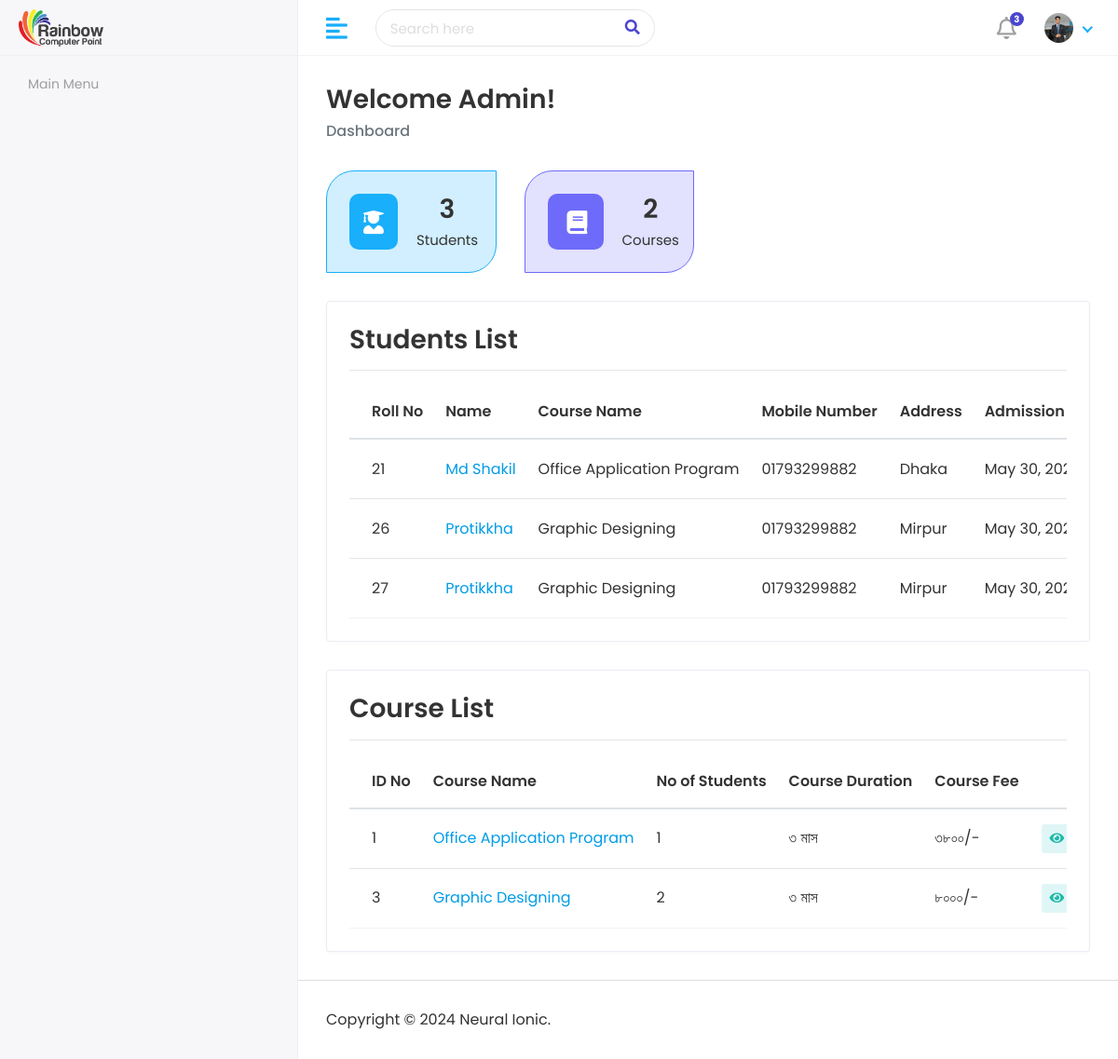
/adminDashboard/, run on the app's committed database.
### RainbowApp/models.py (models this page shows)
class StudentInfoModel(models.Model):
    user = models.OneToOneField(CustomUserModel, on_delete =models.CASCADE,related_name='studentuser')
    StudentName = models.CharField(max_length=100)
    FatherName = models.CharField(max_length=100)
    MotherName = models.CharField(max_length=100)
    GENDER = [
        ('Male','Male'),
        ('Female','Female'),
    ]
    Gender = models.CharField(choices=GENDER,max_length=100)
    DOB = models.DateField()
    Religion = models.CharField(max_length=100)
    Mobile = models.CharField(max_length=100)
    EmergencyMobile = models.CharField(max_length=100)
    StudentPhoto = models.ImageField(upload_to='pendingstudent')
    PresentAddress = models.CharField(max_length=100)
    PermanentAddress = models.CharField(max_length=100)
    RollNo = models.CharField(max_length=100)
    CourseName = models.ForeignKey(CourseInfoModel,on_delete=models.DO_NOTHING)
    BatchNo = models.CharField(max_length=100)
    Batchschedule = models.CharField(max_length=100)
    SECTION = [
        ('A','A'),
        ('B','B'),
        ('C','C'),
    ]
    Section = models.CharField(max_length=100)
    CourseFee = models.CharField(max_length=100)
    Payment = models.CharField(max_length=100)
    Due = models.CharField(max_length=100)
    AdmissionDate = models.DateField(auto_now_add=True)
    LastModified = models.DateField(auto_now=True)

class CourseInfoModel(models.Model):
    CourseName = models.CharField(max_length=100)
    CourseDuration = models.CharField(max_length=100)
    WeeklyClass = models.CharField(max_length=100)
    ClassDurationHour = models.CharField(max_length=100)
    ClassDurationMinute = models.CharField(max_length=100)
    CourseFee = models.CharField(max_length=100)
    AboutCourse = models.TextField()
    CourseTopics = models.TextField()
    CourseImage = models.ImageField(upload_to='courseImg')
    def __str__(self):
        return self.CourseName

### RainbowProject/views.py (the view)
# urls.py: path('adminDashboard/',adminDashboard, name='adminDashboard'),
def adminDashboard(request):
    studentinfo = StudentInfoModel.objects.all()
    courseinfo = CourseInfoModel.objects.all()
    courseList = []
    totalStudents = 0
    for i in courseinfo:
        studentcount = StudentInfoModel.objects.filter(CourseName=i).count()
        totalStudents+=studentcount
        courseList.append(
            {
            'id':i.id,
            'CourseName':i.CourseName,
            'studentcount':studentcount,
            'CourseDuration':i.CourseDuration,
            'CourseFee':i.CourseFee,
            }
        )
    totalCourse = len(courseList)
    context = {
        'studentinfo':studentinfo,
        'courseList':courseList,
        'totalStudents':totalStudents,
        'totalCourse':totalCourse,
    }
    return render(request,'myadmin/admindashboard.html',context)

### template/myadmin/admindashboard.html (shortened to what this page needs)
{% extends 'adminmaster/adminmaster.html' %}
{% block admincontent %}
<div class="content container-fluid">
   <div class="page-header">
      <div class="row">
         <div class="col-sm-12">
            <h3 class="page-title">Welcome Admin!</h3>
            <ul class="breadcrumb">
               <li class="breadcrumb-item active">Dashboard</li>
            </ul>
         </div>
      </div>
   </div>
   <div class="row">
      <div class="col-xl-3 col-sm-6 col-12 d-flex">
         <div class="card bg-two w-100">
            <div class="card-body">
               <div class="db-widgets d-flex justify-content-between align-items-center">
                  <div class="db-icon">
                     <i class="fas fa-user-graduate"></i>
                  </div>
                  <div class="db-info text-center">
                     <h3>{{totalStudents}}</h3>
                     <h6>Students</h6>
                  </div>
               </div>
            </div>
         </div>
      </div>
      <div class="col-xl-3 col-sm-6 col-12 d-flex">
         <div class="card bg-four w-100">
            <div class="card-body">
               <div class="db-widgets d-flex justify-content-between align-items-center">
                  <div class="db-icon">
                     <i class="fas fa-book"></i>
                  </div>
                  <div class="db-info text-center">
                     <h3>{{totalCourse}}</h3>
                     <h6>Courses</h6>
                  </div>
               </div>
            </div>
         </div>
      </div>
   </div>
   <div class="row">
      <div class="col-sm-12">
         <div class="card card-table">
            <div class="card-body">
               <h3 class="page-title">Students List</h3>
               <hr>
               <div class="table-responsive">
                  <table class="table table-hover table-center mb-0 datatable">
                     <thead>
                        <tr>
                           <th>Roll No</th>
                           <th>Name</th>
                           <th>Course Name</th>
                           <th>Mobile Number</th>
                           <th>Address</th>
                           <th>Admission Date</th>
                        </tr>
                     </thead>
                     <tbody>
                       {% for i in studentinfo %}
                       <tr>
                          <td>{{i.RollNo}}</td>
                          <td>
                                <a href="">{{i.StudentName}}</a>
                          </td>
                          <td>{{i.CourseName}}</td>
                          <td>{{i.Mobile}}</td>
                          <td>{{i.PresentAddress}}</td>
                          <td>{{i.AdmissionDate}}</td>
                       </tr>
                       {% endfor %}
                     </tbody>
                  </table>
               </div>
            </div>
         </div>
      </div>
   </div>
   <div class="row">
      <div class="col-sm-12">
         <div class="card card-table">
            <div class="card-body">
               <h3 class="page-title">Course List</h3>
               <hr>
               <div class="table-responsive">
                  <table class="table table-hover table-center mb-0 datatable">
                     <thead>
                        <tr>
                           <th>ID No</th>
                           <th>Course Name</th>
                           <th>No of Students</th>
                           <th>Course Duration</th>
                           <th>Course Fee</th>
                           <th class="text-right">Action</th>
                        </tr>
                     </thead>
                     <tbody>
                       {% for i in courseList %}
                       <tr>
                          <td>{{i.id}}</td>
                          <td>
                             <a href="">{{i.CourseName}}</a>
                          </td>
                          <td>{{i.studentcount}}</td>
                          <td>{{i.CourseDuration}} মাস</td>
                          <td>{{i.CourseFee}}/-</td>
                          <td class="text-right">
                             <div class="actions">
                                <a href="" class="btn btn-sm bg-info-light mr-2">
                                <i class="fas fa-eye"></i>
                                </a>
                             </div>
                          </td>
                       </tr>
                       {% endfor %}
                     </tbody>
                  </table>
               </div>
            </div>
         </div>
      </div>
   </div>
</div>
{% endblock admincontent %}

### static/assets/css/style.css (style rules this page uses)
html { height: 100%; }
body { background-color: #fff; color: #333; font-family: 'Poppins', sans-serif; font-size: 1rem; height: 100%; line-height: 1.5; overflow-x: hidden; }
h1, h2, h3, h4, h5, h6 { font-family: 'Poppins', sans-serif; margin-top: 0; }
a { color: #009ce7; }
input, button, a { transition: all 0.4s ease; -moz-transition: all 0.4s ease; -o-transition: all 0.4s ease; -ms-transition: all 0.4s ease; -webkit-transition: all 0.4s ease; }
ul, ol { padding: 0px; list-style: none; }
.table { color: #333; max-width: 100%; margin-bottom: 0; width: 100%; }
.table thead tr th { font-weight: 600; }
.table tbody tr { border-bottom: 1px solid rgba(0, 0, 0, 0.05); }
.table.table-center td, .table.table-center th { vertical-align: middle; }
.card-table .card-body .table > thead > tr > th { border-top: 0; }
.card-table .card-body .table tr td:first-child, .card-table .card-body .table tr th:first-child { padding-left: 1.5rem; }
.card-table .card-body .table tr td:last-child, .card-table .card-body .table tr th:last-child { padding-right: 1.5rem; }
.card-table .table td, .card-table .table th { border-top: 1px solid #e2e5e8; padding: 1rem 0.75rem; white-space: nowrap; }
.card { border: 1px solid #ececf5; box-shadow: 0 1px 3px 0 rgba(0, 0, 0, 0.03); margin-bottom: 1.875rem; }
.card-body { padding: 1.5rem; }
.bg-info-light { background-color:rgba(2, 182, 179,0.12) !important; color:#1db9aa !important; }
.page-wrapper > .content { padding: 1.875rem 1.875rem 0; }
.page-header { margin-bottom: 1.875rem; }
.page-header .breadcrumb { background-color: transparent; color: #6c757d; font-size: 1rem; font-weight: 500; margin-bottom: 0; padding: 0; }
.page-title { font-size: 28px; font-weight: 600; color: #333; margin-bottom: 5px; }
.bg-two { background-color: rgb(25 175 251 / 0.2); border-color: #19affb; border-radius: 30px 0px; }
.bg-four { background-color: rgb(110 107 250 / 0.2); border-color: #6e6bfa; border-radius: 30px 0px; }
.db-icon { font-size: 25px; width: 60px; height: 60px; padding: 13px 21px; border-radius: 10px; color: #fff; margin-right: 20px; }
.bg-two .db-icon { background-color: #19affb; padding: 13px 15px; }
.bg-four .db-icon { background-color: #6e6bfa; }
.db-info h3 { font-size: 28px; font-weight: 600; color: #333333; }
.db-info h6 { margin: 0px; font-weight: 400; font-size: 15px; color: #333333; }

### data on the page
StudentInfoModel: RollNo "21", StudentName "Md Shakil", CourseName "Office Application Program", Mobile "01793299882", PresentAddress "Dhaka", AdmissionDate "May 30,…"
StudentInfoModel: RollNo "26", StudentName "Protikkha", CourseName "Graphic Designing", Mobile "01793299882", PresentAddress "Mirpur", AdmissionDate "May 30,…"
StudentInfoModel: RollNo "27", StudentName "Protikkha", CourseName "Graphic Designing", Mobile "01793299882", PresentAddress "Mirpur", AdmissionDate "May 30,…"
CourseInfoModel: CourseName "Office Application Program", CourseFee "৩৮০০"
CourseInfoModel: CourseName "Graphic Designing", CourseFee "৮০০০"

### other printed values
{{ totalStudents }} "3"
{{ totalCourse }} "2"
{{ i.id }} "1" "3"
{{ i.studentcount }} "1" "2"
{{ i.CourseDuration }} "৩" "৩"
